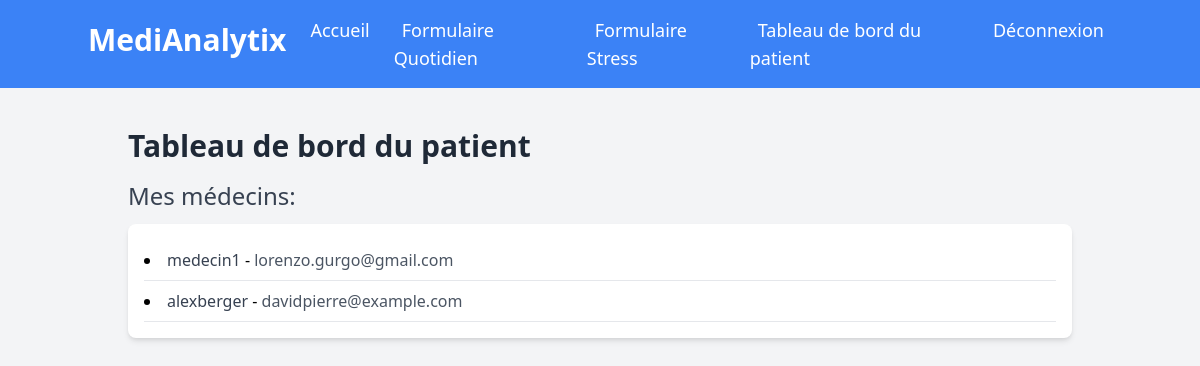
Screenshot of /patient_dashboard/ (signed in) with the database file from the repository.
### app/models.py (models this page shows)
class DoctorProfile(models.Model):
    user = models.OneToOneField(User, on_delete=models.CASCADE, related_name='doctor_profile')
    medical_license_number = models.CharField(max_length=100, null=True, blank=True)
    specialty = models.CharField(max_length=100, null=True, blank=True)
    patients = models.ManyToManyField('PatientProfile', related_name='doctors', blank=True)

class User(AbstractUser):
    USER_TYPE_CHOICES = (
        ('DOCTOR', 'Médecin'),
        ('PATIENT', 'Patient'),
    )
    user_type = models.CharField(max_length=7, choices=USER_TYPE_CHOICES, default='PATIENT')
    is_staff = models.BooleanField(default=False)

### app/views.py (the view)
# urls.py: path('patient_dashboard/', views.patient_dashboard, name='patient_dashboard'),
@login_required
def patient_dashboard(request):
    patient_profile = get_object_or_404(PatientProfile, user=request.user)
    doctors = patient_profile.doctors.all()
    context = {
        'doctors': doctors,
        'is_doctor': False,  # Ajouter cette ligne
    }
    return render(request, 'patient_dashboard.html', context)

### app/context_processors.py (called while the page is built)
def user_role(request):
    if not request.user.is_authenticated:
        return {}
    try:
        doctor_profile = DoctorProfile.objects.get(user=request.user)
        return {'is_doctor': True}
    except DoctorProfile.DoesNotExist:
        return {'is_doctor': False}

### templates/patient_dashboard.html
{% extends "base.html" %}
{% block content %}
    <div class="container mx-auto p-6">
        <h1 class="text-3xl font-semibold text-gray-800 mb-4">Tableau de bord du patient</h1>
        <h2 class="text-2xl text-gray-700 mb-3">Mes médecins:</h2>
        <div class="bg-white shadow-md rounded-lg p-4">
            <ul class="list-disc list-inside">
                {% for doctor in doctors %}
                    <li class="border-b border-gray-200 py-2">
                        <span class="font-medium text-gray-700">{{ doctor.user.username }}</span> -
                        <span class="text-gray-600">{{ doctor.user.email }}</span>
                    </li>
                {% endfor %}
            </ul>
        </div>
    </div>
{% endblock %}

### rows the page displays
DoctorProfile: user.username "medecin1", user.email "lorenzo.gurgo@gmail.com"
DoctorProfile: user.username "alexberger", user.email "davidpierre@example.com"
